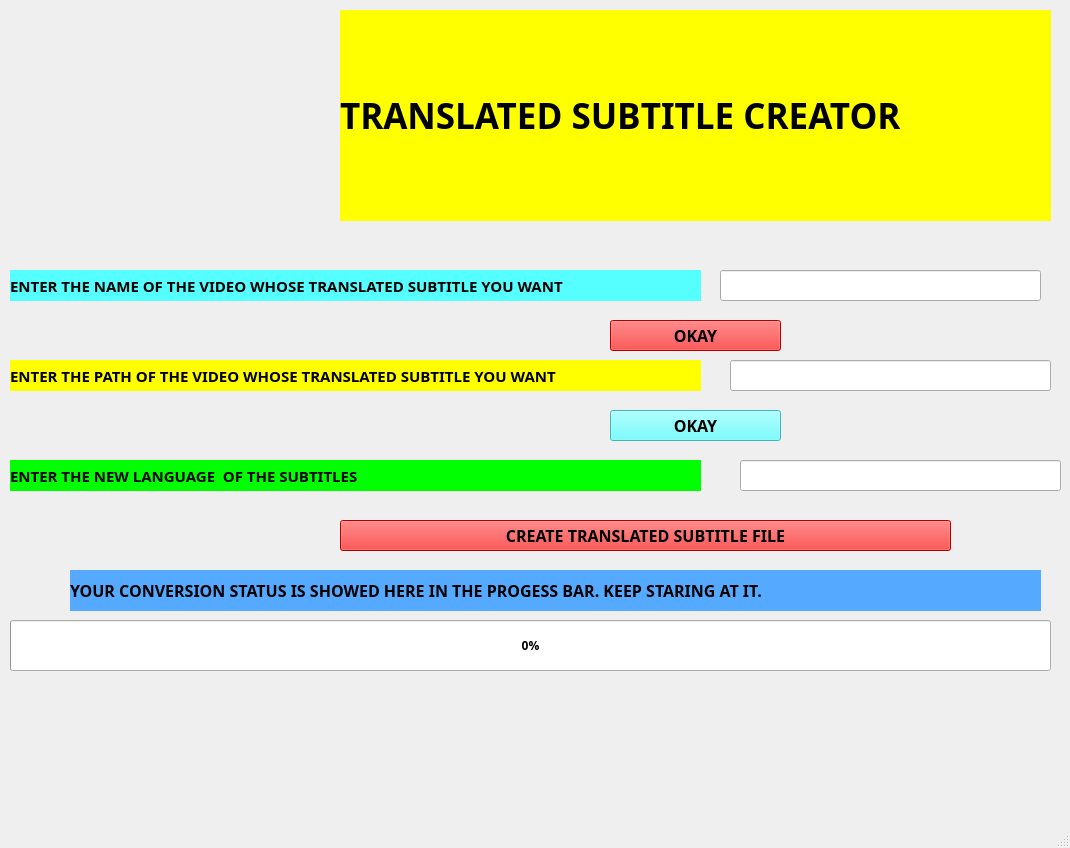
<?xml version="1.0" encoding="UTF-8"?>
<ui version="4.0">
 <class>MainWindow</class>
 <widget class="QMainWindow" name="MainWindow">
  <property name="geometry">
   <rect>
    <x>0</x>
    <y>0</y>
    <width>1070</width>
    <height>848</height>
   </rect>
  </property>
  <property name="windowTitle">
   <string>MainWindow</string>
  </property>
  <widget class="QWidget" name="centralwidget">
   <widget class="QLabel" name="label_2">
    <property name="geometry">
     <rect>
      <x>10</x>
      <y>10</y>
      <width>331</width>
      <height>211</height>
     </rect>
    </property>
    <property name="text">
     <string/>
    </property>
    <property name="pixmap">
     <pixmap>3.PNG</pixmap>
    </property>
   </widget>
   <widget class="QLabel" name="label">
    <property name="geometry">
     <rect>
      <x>340</x>
      <y>10</y>
      <width>711</width>
      <height>211</height>
     </rect>
    </property>
    <property name="font">
     <font>
      <family>Algerian</family>
      <pointsize>26</pointsize>
      <weight>75</weight>
      <italic>false</italic>
      <bold>true</bold>
      <underline>false</underline>
     </font>
    </property>
    <property name="focusPolicy">
     <enum>Qt::StrongFocus</enum>
    </property>
    <property name="autoFillBackground">
     <bool>false</bool>
    </property>
    <property name="styleSheet">
     <string notr="true">background-color: rgb(255, 255, 255);
background-color: rgb(255, 255, 0);</string>
    </property>
    <property name="text">
     <string>TRANSLATED SUBTITLE CREATOR</string>
    </property>
    <property name="textFormat">
     <enum>Qt::RichText</enum>
    </property>
    <property name="scaledContents">
     <bool>false</bool>
    </property>
   </widget>
   <widget class="QLabel" name="label_5">
    <property name="geometry">
     <rect>
      <x>10</x>
      <y>270</y>
      <width>691</width>
      <height>31</height>
     </rect>
    </property>
    <property name="font">
     <font>
      <family>Algerian</family>
      <pointsize>11</pointsize>
      <weight>75</weight>
      <bold>true</bold>
     </font>
    </property>
    <property name="styleSheet">
     <string notr="true">background-color: rgb(0, 255, 0);
background-color: rgb(85, 255, 255);</string>
    </property>
    <property name="text">
     <string>ENTER THE NAME OF THE VIDEO WHOSE TRANSLATED SUBTITLE YOU WANT</string>
    </property>
   </widget>
   <widget class="QLineEdit" name="lineEdit">
    <property name="geometry">
     <rect>
      <x>720</x>
      <y>270</y>
      <width>321</width>
      <height>31</height>
     </rect>
    </property>
   </widget>
   <widget class="QPushButton" name="pushButton">
    <property name="geometry">
     <rect>
      <x>610</x>
      <y>320</y>
      <width>171</width>
      <height>31</height>
     </rect>
    </property>
    <property name="font">
     <font>
      <family>Algerian</family>
      <pointsize>12</pointsize>
      <weight>75</weight>
      <bold>true</bold>
     </font>
    </property>
    <property name="styleSheet">
     <string notr="true">background-color: rgb(85, 255, 255);
background-color: rgb(255, 0, 0);</string>
    </property>
    <property name="text">
     <string>OKAY</string>
    </property>
   </widget>
   <widget class="QLabel" name="label_6">
    <property name="geometry">
     <rect>
      <x>10</x>
      <y>360</y>
      <width>691</width>
      <height>31</height>
     </rect>
    </property>
    <property name="font">
     <font>
      <family>Algerian</family>
      <pointsize>11</pointsize>
      <weight>75</weight>
      <bold>true</bold>
     </font>
    </property>
    <property name="styleSheet">
     <string notr="true">background-color: rgb(0, 255, 0);
background-color: rgb(255, 255, 0);</string>
    </property>
    <property name="text">
     <string>ENTER THE PATH OF THE VIDEO WHOSE TRANSLATED SUBTITLE YOU WANT</string>
    </property>
   </widget>
   <widget class="QLineEdit" name="lineEdit_2">
    <property name="geometry">
     <rect>
      <x>730</x>
      <y>360</y>
      <width>321</width>
      <height>31</height>
     </rect>
    </property>
   </widget>
   <widget class="QPushButton" name="pushButton_2">
    <property name="geometry">
     <rect>
      <x>610</x>
      <y>410</y>
      <width>171</width>
      <height>31</height>
     </rect>
    </property>
    <property name="font">
     <font>
      <family>Algerian</family>
      <pointsize>12</pointsize>
      <weight>75</weight>
      <bold>true</bold>
     </font>
    </property>
    <property name="styleSheet">
     <string notr="true">background-color: rgb(85, 255, 255);</string>
    </property>
    <property name="text">
     <string>OKAY</string>
    </property>
   </widget>
   <widget class="QLabel" name="label_7">
    <property name="geometry">
     <rect>
      <x>10</x>
      <y>460</y>
      <width>691</width>
      <height>31</height>
     </rect>
    </property>
    <property name="font">
     <font>
      <family>Algerian</family>
      <pointsize>11</pointsize>
      <weight>75</weight>
      <bold>true</bold>
     </font>
    </property>
    <property name="styleSheet">
     <string notr="true">background-color: rgb(0, 255, 0);</string>
    </property>
    <property name="text">
     <string>ENTER THE NEW LANGUAGE  OF THE SUBTITLES</string>
    </property>
   </widget>
   <widget class="QLineEdit" name="lineEdit_3">
    <property name="geometry">
     <rect>
      <x>740</x>
      <y>460</y>
      <width>321</width>
      <height>31</height>
     </rect>
    </property>
   </widget>
   <widget class="QPushButton" name="pushButton_3">
    <property name="geometry">
     <rect>
      <x>340</x>
      <y>520</y>
      <width>611</width>
      <height>31</height>
     </rect>
    </property>
    <property name="font">
     <font>
      <family>Algerian</family>
      <pointsize>12</pointsize>
      <weight>75</weight>
      <bold>true</bold>
     </font>
    </property>
    <property name="styleSheet">
     <string notr="true">background-color: rgb(85, 255, 255);
background-color: rgb(255, 0, 0);</string>
    </property>
    <property name="text">
     <string>CREATE TRANSLATED SUBTITLE FILE</string>
    </property>
   </widget>
   <widget class="QLabel" name="label_3">
    <property name="geometry">
     <rect>
      <x>70</x>
      <y>570</y>
      <width>971</width>
      <height>41</height>
     </rect>
    </property>
    <property name="font">
     <font>
      <family>Algerian</family>
      <pointsize>12</pointsize>
      <weight>75</weight>
      <bold>true</bold>
     </font>
    </property>
    <property name="styleSheet">
     <string notr="true">background-color: rgb(85, 170, 255);</string>
    </property>
    <property name="text">
     <string>YOUR CONVERSION STATUS IS SHOWED HERE IN THE PROGESS BAR. KEEP STARING AT IT.</string>
    </property>
   </widget>
   <widget class="QProgressBar" name="progressBar">
    <property name="geometry">
     <rect>
      <x>10</x>
      <y>620</y>
      <width>1041</width>
      <height>51</height>
     </rect>
    </property>
    <property name="font">
     <font>
      <family>Algerian</family>
      <weight>75</weight>
      <bold>true</bold>
     </font>
    </property>
    <property name="value">
     <number>0</number>
    </property>
   </widget>
  </widget>
  <widget class="QStatusBar" name="statusbar"/>
 </widget>
 <resources/>
 <connections/>
</ui>
